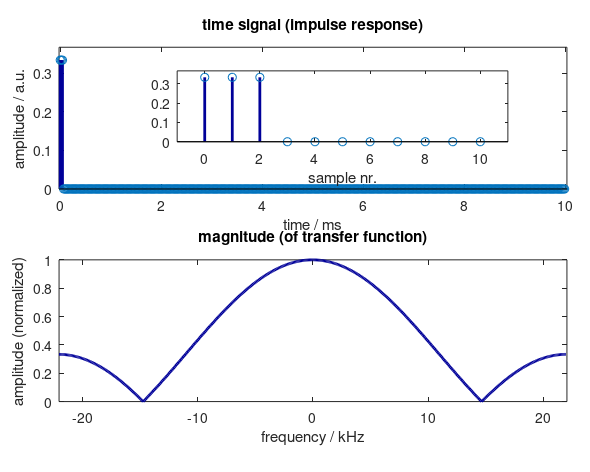

Source code (MATLAB): (Note: this script raises an error after producing the figure.)
% lecture 3 - Transfer function of running sum filter
close all;
%savefig([filename, 'pdf');

%some parameters
fs = 44100;
T = .01;
t = 0:1/fs:T-1/fs;
f = -fs/2:1/T:fs/2-1/T;

% plotting stuff
cols = [0 0 .6; .6 0 0; 0 .6 0];
%%%%%%%%%%%%% order 3
%the IR
h = [1 1 1]/3; % 3rd order running sum

% define the signal
sig = [h(:); zeros(fs*T-length(h),1)];
% sig = [h(:); zeros(fs*T-length(h),1)];

%FFTinf
Y = fft(sig)/(fs*T);
%do a correction to get rid of rounding errors during FFT
%Y_corr = Y.*(abs(Y)>4*eps);
Y_phase = angle(Y)/(pi);


%plotting
%prepare_figure();
figure
set(gcf,'paperunits','centimeters','Paperposition',[0 0 15 12])

axes('Position',[.1 .6 .86 .3])
ht1 = stem(t*1000,sig,'Color',cols(1,:));
title('time signal (impulse response)')
xlabel('time / ms')
ylabel('amplitude / a.u.')
ylim([0 1.1*max(sig)])
xlim([-1/fs T+1/fs]*1000)

axes('Position',[.3 .7 .56 .15])
ht2 = stem([0:10],sig(1:11),'Color',cols(1,:));
xlabel('sample nr.')
%ylabel('amplitude / a.u.')
xlim([-1 11])
ylim([0 1.1*max(sig)])

axes('Position',[.1 .15 .86 .3])
hY = plot(f/1000,fftshift(abs(Y))/max(abs(Y)),'Color',cols(1,:))
xlim([-fs/2/1000 fs/2/1000])
title('magnitude (of transfer function)')
xlabel('frequency / kHz')
ylabel('amplitude (normalized)')

%cometics
set([ht1 ht2 hY],'Linewidth',2,'Markersize',6)

%saving
filename = '../pics/lecture3_running_sum_tf.eps';
save2pdf_and_crop(filename);
%savefig('../pics/lecture3_running_sum_tf', 'pdf');


%% magnitude and phase
%prepare_figure();
figure
set(gcf,'paperunits','centimeters','Paperposition',[0 0 15 12])
%figure
%set(gcf,'paperunits','centimeters','Paperposition',[0 0 10 4])

axes('Position',[.1 .6 .86 .3])
hY = plot(f/1000,fftshift(abs(Y))/max(abs(Y)),'Color',cols(1,:))
xlim([-fs/2/1000 fs/2/1000])
title('magnitude')
xlabel('frequency / kHz')
ylabel('amplitude (normalized)')

axes('Position',[.1 .15 .86 .3])
hm = plot(f/1000,(fftshift((Y_phase))),'Color',cols(1,:))
xlim([-fs/2/1000 fs/2/1000])
title('phase')
xlabel('frequency / kHz')
ylabel('angle / \pi')

%cometics
set([hY hm],'Linewidth',2,'Markersize',6)

%saving
filename = '../pics/lecture3_running_sum_tf_mag_phase.eps';
save2pdf_and_crop(filename);
%savefig('../pics/lecture3_running_sum_tf_mag_phase', 'pdf');

%%%%%%%%%%%% order 10
%the IR
h = ones(10,1)/10; % 3rd order running sum

% define the signal
sig = [h(:); zeros(fs*T-length(h),1)];

%FFTinf
Y = fft(sig)/(fs*T);
%do a correction to get rid of rounding errors during FFT
%Y_corr = Y.*(abs(Y)>4*eps);
Y_phase = angle(Y)/(pi);


%plotting
%prepare_figure;
figure
set(gcf,'paperunits','centimeters','Paperposition',[0 0 15 12])
%set(gcf,'paperunits','centimeters','Paperposition',[0 0 10 4])

axes('Position',[.1 .6 .86 .3])
ht1 = stem(t*1000,sig,'Color',cols(1,:));
title('time signal (impulse response)')
xlabel('time / ms')
ylabel('amplitude / a.u.')
xlim([-1/fs T+1/fs]*1000)
ylim([0 1.1*max(sig)])

axes('Position',[.3 .7 .56 .15])
ht2 = stem([0:10],sig(1:11),'Color',cols(1,:));
ylim([0 1.1*max(sig)])
xlabel('sample nr.')
%ylabel('amplitude / a.u.')
xlim([-1 11])

axes('Position',[.1 .15 .86 .3])
hY = plot(f/1000,fftshift(abs(Y))/max(abs(Y)),'Color',cols(1,:))
xlim([-fs/2/1000 fs/2/1000])
title('magnitude (of transfer function)')
xlabel('frequency / kHz')
ylabel('amplitude (normalized)')

%cometics
set([ht1 ht2 hY],'Linewidth',2,'Markersize',6)

%saving
filename = '../pics/lecture3_running_sum_tf10.eps';
save2pdf_and_crop(filename);

%savefig('../pics/lecture3_running_sum_tf10', 'pdf');


%% magnitude and phase
figure
set(gcf,'paperunits','centimeters','Paperposition',[0 0 15 12])
%prepare_figure;
%set(gcf,'paperunits','centimeters','Paperposition',[0 0 10 4])

axes('Position',[.1 .6 .86 .3])
hY = plot(f/1000,fftshift(abs(Y))/max(abs(Y)),'Color',cols(1,:))
xlim([-fs/2/1000 fs/2/1000])
title('magnitude')
xlabel('frequency / kHz')
ylabel('amplitude (normalized)')

axes('Position',[.1 .15 .86 .3])
hm = plot(f/1000,(fftshift((Y_phase))),'Color',cols(1,:))
xlim([-fs/2/1000 fs/2/1000])
title('phase')
xlabel('frequency / kHz')
ylabel('angle / \pi')

%cometics
set([hY hm],'Linewidth',2,'Markersize',6)

%saving
filename = '../pics/lecture3_running_sum_tf10_mag_phase.eps';
save2pdf_and_crop(filename);
%savefig('../pics/lecture3_running_sum_tf10_mag_phase', 'pdf');
